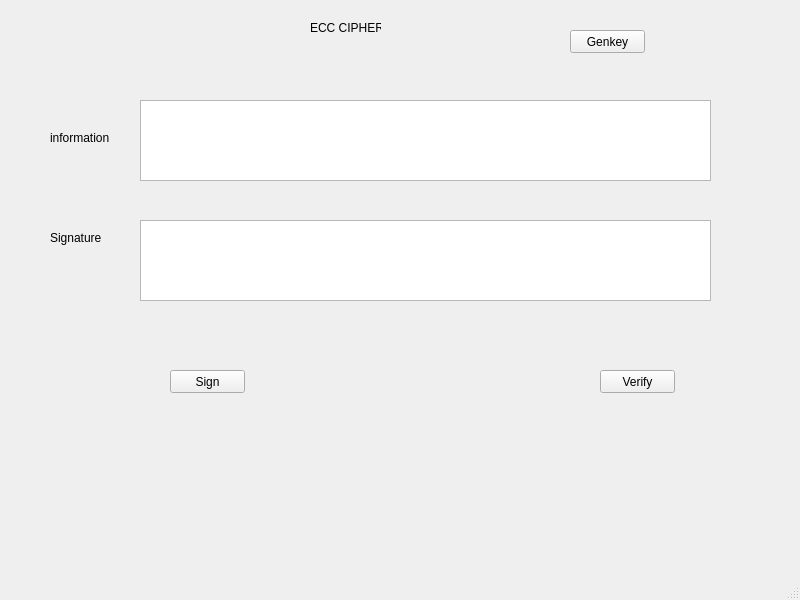
<?xml version="1.0" encoding="UTF-8"?>
<ui version="4.0">
 <class>MainWindow</class>
 <widget class="QMainWindow" name="MainWindow">
  <property name="geometry">
   <rect>
    <x>0</x>
    <y>0</y>
    <width>800</width>
    <height>600</height>
   </rect>
  </property>
  <property name="windowTitle">
   <string>MainWindow</string>
  </property>
  <widget class="QWidget" name="centralwidget">
   <widget class="QPushButton" name="btnSign">
    <property name="geometry">
     <rect>
      <x>170</x>
      <y>370</y>
      <width>75</width>
      <height>23</height>
     </rect>
    </property>
    <property name="text">
     <string>Sign</string>
    </property>
   </widget>
   <widget class="QPushButton" name="btnVerify">
    <property name="geometry">
     <rect>
      <x>600</x>
      <y>370</y>
      <width>75</width>
      <height>23</height>
     </rect>
    </property>
    <property name="text">
     <string>Verify</string>
    </property>
   </widget>
   <widget class="QPushButton" name="btnKeys">
    <property name="geometry">
     <rect>
      <x>570</x>
      <y>30</y>
      <width>75</width>
      <height>23</height>
     </rect>
    </property>
    <property name="text">
     <string>Genkey</string>
    </property>
   </widget>
   <widget class="QLabel" name="label">
    <property name="geometry">
     <rect>
      <x>310</x>
      <y>20</y>
      <width>71</width>
      <height>16</height>
     </rect>
    </property>
    <property name="text">
     <string>ECC CIPHER</string>
    </property>
   </widget>
   <widget class="QLabel" name="label_2">
    <property name="geometry">
     <rect>
      <x>50</x>
      <y>130</y>
      <width>71</width>
      <height>16</height>
     </rect>
    </property>
    <property name="text">
     <string>information</string>
    </property>
   </widget>
   <widget class="QLabel" name="label_3">
    <property name="geometry">
     <rect>
      <x>50</x>
      <y>230</y>
      <width>51</width>
      <height>16</height>
     </rect>
    </property>
    <property name="text">
     <string>Signature</string>
    </property>
   </widget>
   <widget class="QPlainTextEdit" name="txtInfor">
    <property name="geometry">
     <rect>
      <x>140</x>
      <y>100</y>
      <width>571</width>
      <height>81</height>
     </rect>
    </property>
   </widget>
   <widget class="QPlainTextEdit" name="txtSign">
    <property name="geometry">
     <rect>
      <x>140</x>
      <y>220</y>
      <width>571</width>
      <height>81</height>
     </rect>
    </property>
   </widget>
  </widget>
  <widget class="QMenuBar" name="menubar">
   <property name="geometry">
    <rect>
     <x>0</x>
     <y>0</y>
     <width>800</width>
     <height>21</height>
    </rect>
   </property>
  </widget>
  <widget class="QStatusBar" name="statusbar"/>
 </widget>
 <resources/>
 <connections/>
</ui>
